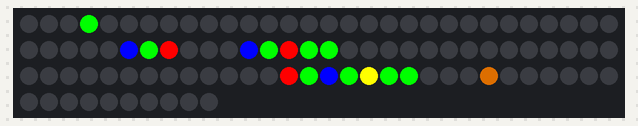
A sketch run on a simulated Arduino Uno, built with avr-gcc and run on an emulated ATmega328P. Parts: 100 RGB LEDs in strip order, left to right, continuing on the next row.

Above: at 0.1 s.

The sketch:

animation.ino
```cpp
#include <Adafruit_NeoPixel.h>

#define PIN 2

#define NUMPIXELS 100

Adafruit_NeoPixel pixels = Adafruit_NeoPixel(NUMPIXELS, PIN, NEO_GRB + NEO_KHZ800);

int delayval = 100;
void setup() {
  pixels.begin();
  drawThing();
}

void loop() {

}

void drawPixels(int min, int max, uint32_t color) {
    for(int i=min; i<=max;i++)
        pixels.setPixelColor(i, color);
}

void drawThing(){
  pixels.setPixelColor(0, pixels.Color(0, 0, 0));
  pixels.setPixelColor(1, pixels.Color(0, 0, 0));
  pixels.setPixelColor(2, pixels.Color(0, 0, 0));
  pixels.setPixelColor(3, pixels.Color(0, 255, 0));
  pixels.setPixelColor(4, pixels.Color(0, 0, 0));
  pixels.setPixelColor(5, pixels.Color(0, 0, 0));
  pixels.setPixelColor(6, pixels.Color(0, 0, 0));
  pixels.setPixelColor(7, pixels.Color(0, 0, 0));
  pixels.setPixelColor(8, pixels.Color(0, 0, 0));
  pixels.setPixelColor(9, pixels.Color(0, 0, 0));
  pixels.setPixelColor(10, pixels.Color(0, 0, 0));
  pixels.setPixelColor(11, pixels.Color(0, 0, 0));
  pixels.setPixelColor(12, pixels.Color(0, 0, 0));
  pixels.setPixelColor(13, pixels.Color(0, 0, 0));
  pixels.setPixelColor(14, pixels.Color(0, 0, 0));
  pixels.setPixelColor(15, pixels.Color(0, 0, 0));
  pixels.setPixelColor(16, pixels.Color(0, 0, 0));
  pixels.setPixelColor(17, pixels.Color(0, 0, 0));
  pixels.setPixelColor(18, pixels.Color(0, 0, 0));
  pixels.setPixelColor(19, pixels.Color(0, 0, 0));
  pixels.setPixelColor(39, pixels.Color(0, 0, 0));
  pixels.setPixelColor(38, pixels.Color(0, 0, 0));
  pixels.setPixelColor(37, pixels.Color(255, 0, 0));
  pixels.setPixelColor(36, pixels.Color(0, 255, 0));
  pixels.setPixelColor(35, pixels.Color(0, 0, 255));
  pixels.setPixelColor(34, pixels.Color(0, 0, 0));
  pixels.setPixelColor(33, pixels.Color(0, 0, 0));
  pixels.setPixelColor(32, pixels.Color(0, 0, 0));
  pixels.setPixelColor(31, pixels.Color(0, 0, 0));
  pixels.setPixelColor(30, pixels.Color(0, 0, 0));
  pixels.setPixelColor(29, pixels.Color(0, 0, 0));
  pixels.setPixelColor(28, pixels.Color(0, 0, 0));
  pixels.setPixelColor(27, pixels.Color(0, 0, 0));
  pixels.setPixelColor(26, pixels.Color(0, 0, 0));
  pixels.setPixelColor(25, pixels.Color(0, 0, 0));
  pixels.setPixelColor(24, pixels.Color(0, 0, 0));
  pixels.setPixelColor(23, pixels.Color(0, 0, 0));
  pixels.setPixelColor(22, pixels.Color(0, 0, 0));
  pixels.setPixelColor(21, pixels.Color(0, 0, 0));
  pixels.setPixelColor(20, pixels.Color(0, 0, 0));
  pixels.setPixelColor(40, pixels.Color(0, 0, 0));
  pixels.setPixelColor(41, pixels.Color(0, 0, 255));
  pixels.setPixelColor(42, pixels.Color(0, 255, 0));
  pixels.setPixelColor(43, pixels.Color(255, 0, 0));
  pixels.setPixelColor(44, pixels.Color(0, 255, 0));
  pixels.setPixelColor(45, pixels.Color(0, 255, 0));
  pixels.setPixelColor(46, pixels.Color(0, 0, 0));
  pixels.setPixelColor(47, pixels.Color(0, 0, 0));
  pixels.setPixelColor(48, pixels.Color(0, 0, 0));
  pixels.setPixelColor(49, pixels.Color(0, 0, 0));
  pixels.setPixelColor(50, pixels.Color(0, 0, 0));
  pixels.setPixelColor(51, pixels.Color(0, 0, 0));
  pixels.setPixelColor(52, pixels.Color(0, 0, 0));
  pixels.setPixelColor(53, pixels.Color(0, 0, 0));
  pixels.setPixelColor(54, pixels.Color(0, 0, 0));
  pixels.setPixelColor(55, pixels.Color(0, 0, 0));
  pixels.setPixelColor(56, pixels.Color(0, 0, 0));
  pixels.setPixelColor(57, pixels.Color(0, 0, 0));
  pixels.setPixelColor(58, pixels.Color(0, 0, 0));
  pixels.setPixelColor(59, pixels.Color(0, 0, 0));
  pixels.setPixelColor(79, pixels.Color(0, 255, 0));
  pixels.setPixelColor(78, pixels.Color(0, 255, 0));
  pixels.setPixelColor(77, pixels.Color(255, 255, 0));
  pixels.setPixelColor(76, pixels.Color(0, 255, 0));
  pixels.setPixelColor(75, pixels.Color(0, 0, 255));
  pixels.setPixelColor(74, pixels.Color(0, 255, 0));
  pixels.setPixelColor(73, pixels.Color(255, 0, 0));
  pixels.setPixelColor(72, pixels.Color(0, 0, 0));
  pixels.setPixelColor(71, pixels.Color(0, 0, 0));
  pixels.setPixelColor(70, pixels.Color(0, 0, 0));
  pixels.setPixelColor(69, pixels.Color(0, 0, 0));
  pixels.setPixelColor(68, pixels.Color(0, 0, 0));
  pixels.setPixelColor(67, pixels.Color(0, 0, 0));
  pixels.setPixelColor(66, pixels.Color(0, 0, 0));
  pixels.setPixelColor(65, pixels.Color(0, 0, 0));
  pixels.setPixelColor(64, pixels.Color(0, 0, 0));
  pixels.setPixelColor(63, pixels.Color(0, 0, 0));
  pixels.setPixelColor(62, pixels.Color(0, 0, 0));
  pixels.setPixelColor(61, pixels.Color(0, 0, 0));
  pixels.setPixelColor(60, pixels.Color(0, 0, 0));
  pixels.setPixelColor(80, pixels.Color(0, 0, 0));
  pixels.setPixelColor(81, pixels.Color(0, 0, 0));
  pixels.setPixelColor(82, pixels.Color(0, 0, 0));
  pixels.setPixelColor(83, pixels.Color(150, 75, 0));
  pixels.setPixelColor(84, pixels.Color(0, 0, 0));
  pixels.setPixelColor(85, pixels.Color(0, 0, 0));
  pixels.setPixelColor(86, pixels.Color(0, 0, 0));
  pixels.setPixelColor(87, pixels.Color(0, 0, 0));
  pixels.setPixelColor(88, pixels.Color(0, 0, 0));
  pixels.setPixelColor(89, pixels.Color(0, 0, 0));
  pixels.setPixelColor(90, pixels.Color(0, 0, 0));
  pixels.setPixelColor(91, pixels.Color(0, 0, 0));
  pixels.setPixelColor(92, pixels.Color(0, 0, 0));
  pixels.setPixelColor(93, pixels.Color(0, 0, 0));
  pixels.setPixelColor(94, pixels.Color(0, 0, 0));
  pixels.setPixelColor(95, pixels.Color(0, 0, 0));
  pixels.setPixelColor(96, pixels.Color(0, 0, 0));
  pixels.setPixelColor(97, pixels.Color(0, 0, 0));
  pixels.setPixelColor(98, pixels.Color(0, 0, 0));
  pixels.setPixelColor(99, pixels.Color(0, 0, 0));

  pixels.show();
}
        
```
